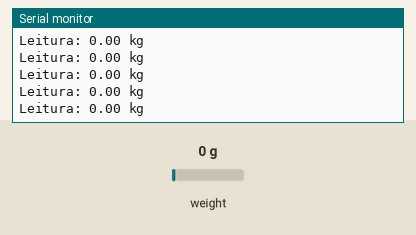
A sketch run on a simulated ESP32. Shown: the last lines printed to the serial monitor. The inputs (shaded band) are chosen by the test bench; at power-on: weight on the scale 0 g.

Above: at 3.3 s.
3.4 s: weight on the scale set to 100 g
At 3.41 s:
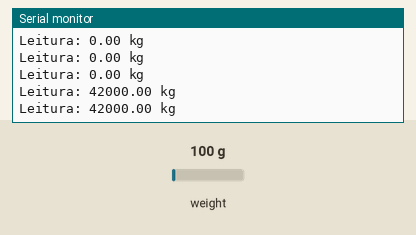
6.4 s: weight on the scale set to 1250 g
At 13.84 s:
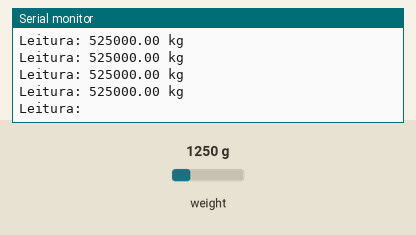
Timing chart, 0 to 13.9 s (numbered marks = the images above; inputs shaded):
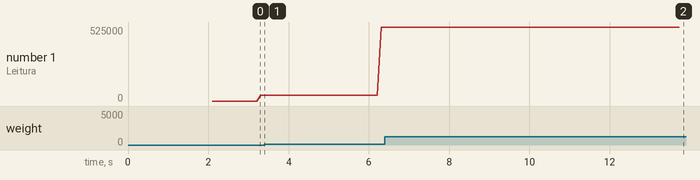

Measured:
- after the input at 3.4 s, the serial monitor: prints a new line at once (image 1)
- after the input at 6.4 s, the serial monitor: prints a new line at once (image 2)
- plotted number 1: 42000 → 525000 after the input at 3.4 s

The sketch:

Calibracao.ino
```cpp
// Código de calibração da célula de carga.
//
// Arduino - HX711
// Pin 10 - SCK
// Pin 11 - DT

#include "HX711.h"

#define CELULA_DT  26
#define CELULA_SCK  27

HX711 escala;


void setup() {

  Serial.begin(9600);
  Serial.println("Rotina para calibrar a célula.");
  Serial.println("Inicie sem carga.");
  Serial.println("Após iniciarem as leituras, coloque um peso de massa conhecida");
  Serial.println("Para calibrar o fator de ajuste digite + ou -");

  escala.begin(CELULA_DT, CELULA_SCK);
  escala.set_scale();
  escala.tare(20); // Ajusta o zero da escala no valor de leitura

}

void loop() {

  Serial.print("Leitura: ");
  Serial.print(escala.get_units(1)); // Retorna a média de 10 medidas
  Serial.print(" kg");
  Serial.println();

}
```
